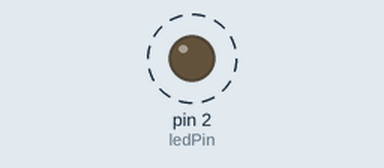
Bench run of a sketch on a simulated Arduino Uno, built with avr-gcc and run on an emulated ATmega328P. Shown: output pins drawn as LEDs (lit = HIGH). Dashed ring = blinking. What the sketch prints to the serial monitor is not drawn.

Above: at 0.05 s.
Timing chart, 0 to 3.0 s (numbered marks = the images above):
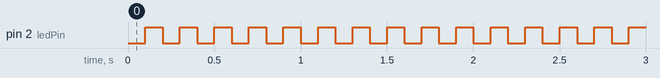

Measured:
- by itself, pin 2 (ledPin): alternates HIGH for 0.10 s and LOW for 0.10 s

The sketch:

sketch_jun21a.ino
```cpp
// ex02 millis实现1Hz LED闪烁，不使用delay阻塞
const int ledPin = 2;
unsigned long prevTime = 0;
const unsigned long interval = 100; // 500ms翻转一次，完整周期1000ms=1Hz
bool ledState = false;

void setup() {
  pinMode(ledPin, OUTPUT);
  Serial.begin(115200);
}

void loop() {
  unsigned long currTime = millis();
  if (currTime - prevTime >= interval) {
    prevTime = currTime;
    ledState = !ledState;
    digitalWrite(ledPin, ledState);
    Serial.print("LED状态：");
    Serial.println(ledState);
  }
}
```
